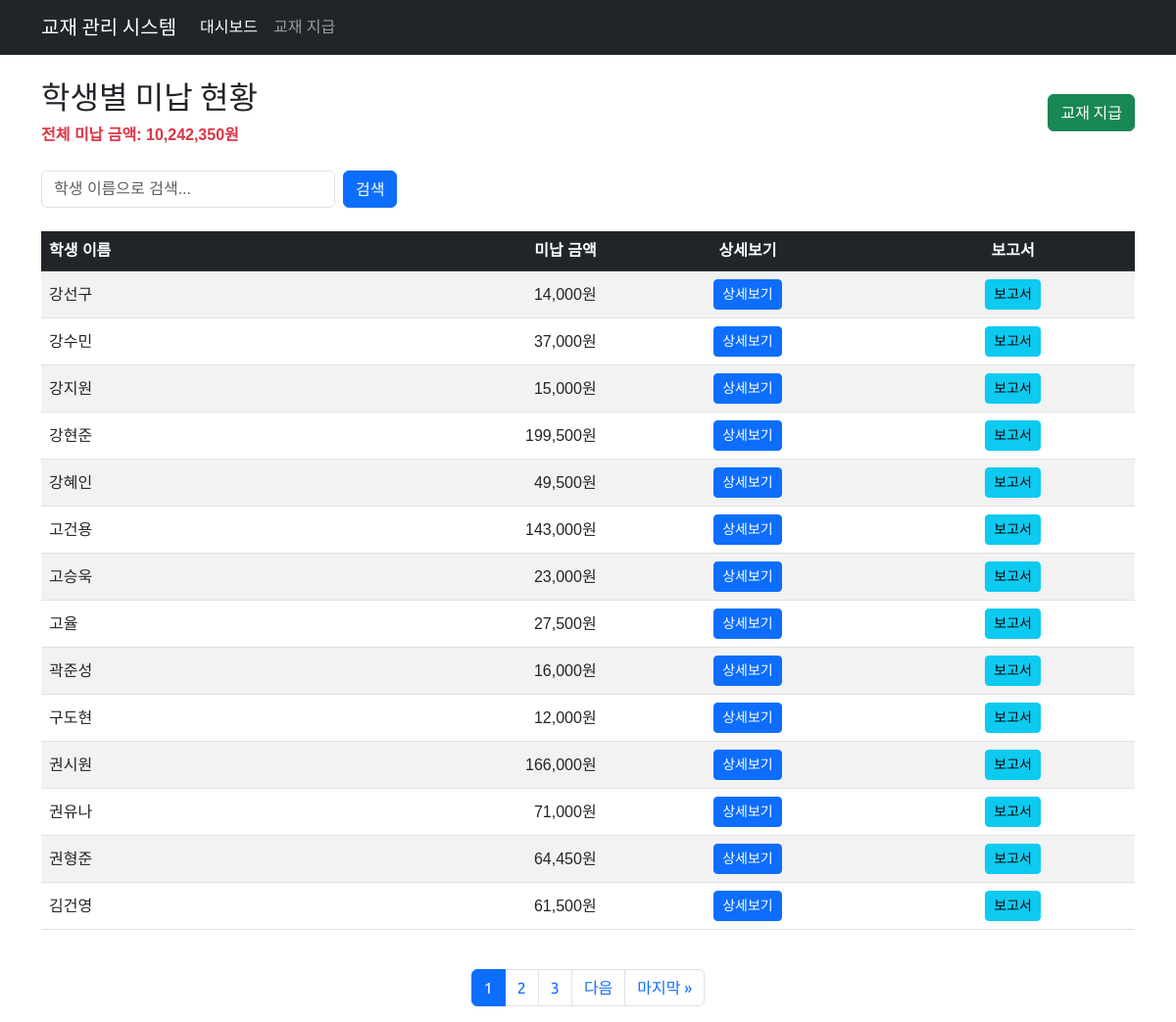
The page /textbook/dashboard/ on the database its author committed.
### textbook/models.py (models this page shows, shortened)
class Student(models.Model):
    name = models.CharField(max_length=255, unique=True, verbose_name='학생')
    class Meta:
        db_table = 'student'
        ordering = ['name']
        verbose_name = '학생'
        verbose_name_plural = '학생'

### textbook/views.py (the view)
# urls.py: path('dashboard/', views.dashboard, name='dashboard'),
def dashboard(request):
    search_query = request.GET.get('search', '').strip()
    students = Student.objects.annotate(
        unpaid_amount=Sum(
            'books__price',
            filter=Q(books__payment_date__isnull=True)
        )
    )
    if search_query:
        students = students.filter(name__icontains=search_query)
    students = students.order_by('name')
    total_students = students.count()
    total_unpaid = sum(student.unpaid_amount or 0 for student in students)
    paginator = Paginator(students, 20)  # 한 페이지당 20명
    page = request.GET.get('page')
    try:
        students_page = paginator.page(page)
    except PageNotAnInteger:
        students_page = paginator.page(1)
    except EmptyPage:
        students_page = paginator.page(paginator.num_pages)
    current_page = students_page.number
    total_pages = paginator.num_pages
    page_range = range(max(1, current_page - 2),
                      min(total_pages + 1, current_page + 3))
    context = {
        'students': students_page,
        'search_query': search_query,
        'total_students': total_students,
        'total_unpaid': total_unpaid,
        'page_range': page_range,
        'total_pages': total_pages,
        'current_page': current_page
    }
    return render(request, 'textbook/dashboard.html', context)

### textbook/templates/textbook/dashboard.html (shortened to what this page needs)
{% extends 'textbook/base.html' %}
{% load humanize %}
{% block content %}
<div class="row">
    <div class="col-12">
        <div class="d-flex justify-content-between align-items-center mb-4">
            <div>
                <h2>학생별 미납 현황</h2>
                <p class="text-danger mb-0">
                    <strong>전체 미납 금액: {{ total_unpaid|intcomma }}원</strong>
                </p>
            </div>
            <div class="d-flex gap-2">
                <a href="{% url 'textbook:issue_book' %}" class="btn btn-success">
                    교재 지급
                </a>
            </div>
        </div>
        <div class="mb-4">
            <form method="get" class="d-flex gap-2">
                <input type="search"
                       name="search"
                       class="form-control"
                       placeholder="학생 이름으로 검색..."
                       value="{{ search_query }}"
                       style="max-width: 300px;">
                <button type="submit" class="btn btn-primary">검색</button>
            </form>
        </div>
        <div class="table-responsive">
            <table class="table table-striped table-hover align-middle">
                <thead class="table-dark">
                    <tr>
                        <th>학생 이름</th>
                        <th class="text-end">미납 금액</th>
                        <th class="text-center">상세보기</th>
                        <th class="text-center">보고서</th>
                    </tr>
                </thead>
                <tbody>
                    {% for student in students %}
                    {% if student.unpaid_amount > 0 %}
                    <tr>
                        <td>{{ student.name }}</td>
                        <td class="text-end">{{ student.unpaid_amount|intcomma }}원</td>
                        <td class="text-center">
                            <a href="{% url 'textbook:student_detail' student.id %}"
                               class="btn btn-primary btn-sm">상세보기</a>
                        </td>
                        <td class="text-center">
                            <button type="button" class="btn btn-info btn-sm" data-bs-toggle="modal" data-bs-target="#reportModal{{ student.id }}">
                                보고서
                            </button>
                        </td>
                    </tr>
                    {% endif %}
                    {% endfor %}
                </tbody>
            </table>
        </div>
        {% if students.paginator.num_pages > 1 %}
        <nav aria-label="페이지 탐색" class="mt-4">
            <ul class="pagination justify-content-center">
                {% for p in page_range %}
                <li class="page-item {% if p == current_page %}active{% endif %}">
                    <a class="page-link" href="?page={{ p }}{% if search_query %}&search={{ search_query }}{% endif %}">{{ p }}</a>
                </li>
                {% endfor %}
                {% if students.has_next %}
                <li class="page-item">
                    <a class="page-link" href="?page={{ students.next_page_number }}{% if search_query %}&search={{ search_query }}{% endif %}">다음</a>
                </li>
                <li class="page-item">
                    <a class="page-link" href="?page={{ total_pages }}{% if search_query %}&search={{ search_query }}{% endif %}">마지막 &raquo;</a>
                </li>
                {% endif %}
            </ul>
        </nav>
        {% endif %}
    </div>
</div>
{% endblock %}

### textbook/templates/textbook/base.html (style rules this page uses)
body { font-family: 'Noto Sans KR', sans-serif; }
h1, h2, h3, h4, h5, h6, .navbar-brand, .btn, .pagination { font-family: 'Ubuntu', 'Noto Sans KR', sans-serif; }

### rows shown on the page
Student: name "강선구", unpaid_amount "14,000"
Student: name "강수민", unpaid_amount "37,000"
Student: name "강지원", unpaid_amount "15,000"
Student: name "강현준", unpaid_amount "199,500"
Student: name "강혜인", unpaid_amount "49,500"
Student: name "고건용", unpaid_amount "143,000"
Student: name "고승욱", unpaid_amount "23,000"
Student: name "고율", unpaid_amount "27,500"
Student: name "곽준성", unpaid_amount "16,000"
Student: name "구도현", unpaid_amount "12,000"
Student: name "권시원", unpaid_amount "166,000"
Student: name "권유나", unpaid_amount "71,000"
Student: name "권형준", unpaid_amount "64,450"
Student: name "김건영", unpaid_amount "61,500"

### other values the page prints
{{ total_unpaid|intcomma }} "10,242,350"
{{ p }} "1" "2" "3"
